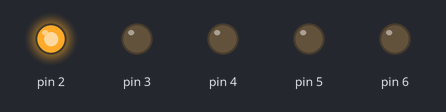
This sketch was run on a simulated Arduino Uno, built with avr-gcc and run on an emulated ATmega328P. On the bench: output pins drawn as LEDs (lit = HIGH).

Above: at 0.05 s.
At 0.45 s:
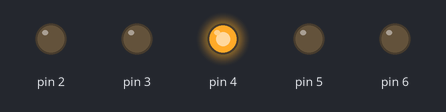
At 0.85 s:
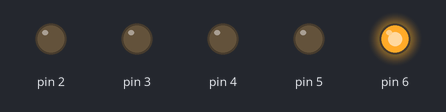
At 1.85 s:
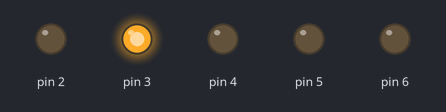
At 2.65 s:
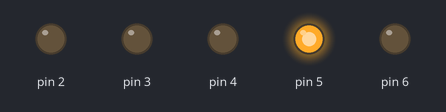
At 3.55 s:
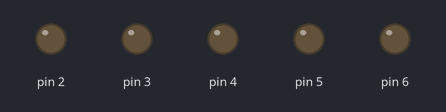
Timing chart, 0 to 3.9 s (numbered marks = the images above):
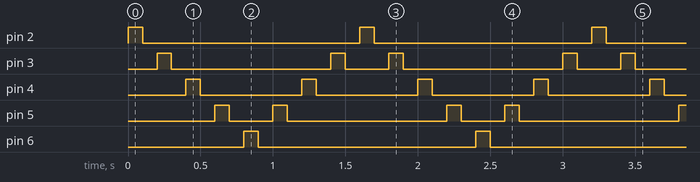

The sketch:

sketch_jan14b.ino
```cpp
//Project 2 - Repeating with for loops
int d = 100;
void setup() {
  pinMode(2, OUTPUT);
  pinMode(3, OUTPUT);
  pinMode(4, OUTPUT);
  pinMode(5, OUTPUT);
  pinMode(6, OUTPUT);
}

void loop() {
  for ( int a = 2; a < 7 ; a++ )
  {
      digitalWrite(a, HIGH);
      delay(d);
      digitalWrite(a, LOW);
      delay(d);
  }
  for ( int a = 5 ; a > 2 ; a-- )
  {
    digitalWrite(a, HIGH);
    delay(d);
    digitalWrite(a, LOW);
    delay(d);
  }
}
```

Measured:
- by itself, pin 2, pin 6: alternates HIGH for 0.10 s and LOW for 1.5 s
- by itself, pin 3: repeats every 1.6 s: LOW 1.1 s, HIGH 0.10 s, LOW 0.30 s, HIGH 0.10 s
- by itself, pin 4: alternates HIGH for 0.10 s and LOW for 0.70 s
- by itself, pin 5: repeats every 1.6 s: LOW 0.30 s, HIGH 0.10 s, LOW 1.1 s, HIGH 0.10 s
